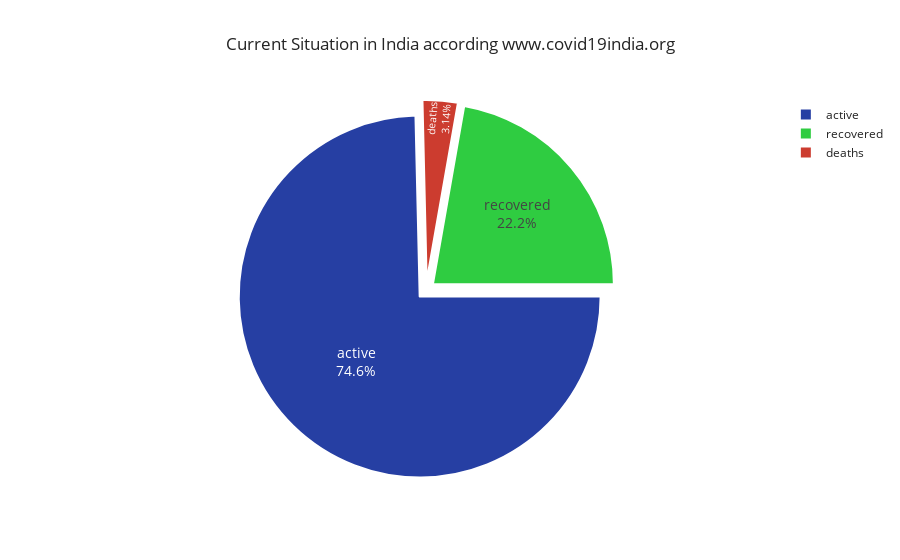

Write notebook code for a chart like this one.
### Code cell
Total_confirmed = df_india['active'].sum()
Total_recovered =  df_india['recovered'].sum()
Total_death = df_india['deaths'].sum()
data12 = [['active', Total_confirmed], ['recovered', Total_recovered], ['deaths', Total_death]] 
df123 = pd.DataFrame(data12, columns = ['State / UT', 'count']) 
fig = px.pie(df123,
             values= 'count',labels=['Active Cases','Cured','Death'],
             names="State / UT",
             title="Current Situation in India according www.covid19india.org",
             template="seaborn")
fig.update_traces(hoverinfo='label+percent', textinfo='value', textfont_size=14,
                  marker=dict(colors=['#263fa3', '#2fcc41','#cc3c2f'], line=dict(color='#FFFFFF', width=2)))
fig.update_traces(textposition='inside')
#fig.update_layout(uniformtext_minsize=12, uniformtext_mode='hide')
fig.update_traces(rotation=90, pull=0.05, textinfo="percent+label")
fig.show()

### Figure 1 — Plotly figure (JSON) as saved in the notebook; plotly's stock layout.template omitted (floating-point values rounded to 4 significant figures)
{"data": [{"domain": {"x": [0, 1], "y": [0, 1]}, "hoverinfo": "label+percent", "hoverlabel": {"namelength": 0}, "hovertemplate": "State / UT=%{label}<br>count=%{value}", "labels": ["active", "recovered", "deaths"], "legendgroup": "", "marker": {"colors": ["#263fa3", "#2fcc41", "#cc3c2f"], "line": {"color": "#FFFFFF", "width": 2}}, "name": "", "pull": 0.05, "rotation": 90, "showlegend": true, "textfont": {"size": 14}, "textinfo": "percent+label", "textposition": "inside", "type": "pie", "values": [17669, 5264, 743]}], "layout": {"legend": {"tracegroupgap": 0}, "title": {"text": "Current Situation in India according www.covid19india.org"}}}
